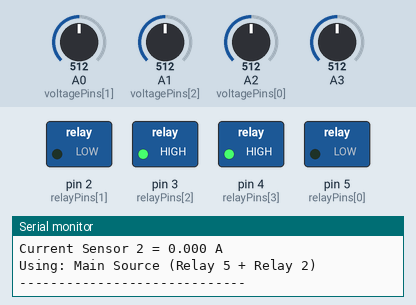
A sketch run on a simulated Arduino Uno, built with avr-gcc and run on an emulated ATmega328P. On the bench: switched loads named in the sketch (green lamp = pin HIGH), the last lines printed to the serial monitor. The test bench sets the inputs (shaded band); at power-on: A2 (voltagePins[0]) = 512, A0 (voltagePins[1]) = 512, A1 (voltagePins[2]) = 512, A3 = 512.

Above: at 1.2 s.
1.3 s: A2 (voltagePins[0]) set to 474
2.8 s: A2 (voltagePins[0]) set to 453
At 5.6 s:
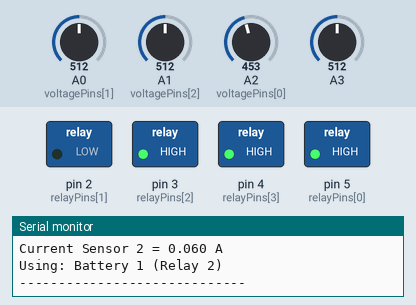
5.9 s: A0 (voltagePins[1]) set to 476
8.3 s: A0 (voltagePins[1]) set to 444
At 10.9 s:
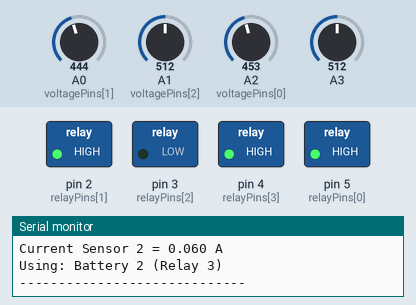
11.3 s: A1 (voltagePins[2]) set to 472
13.7 s: A1 (voltagePins[2]) set to 444
At 15.8 s:
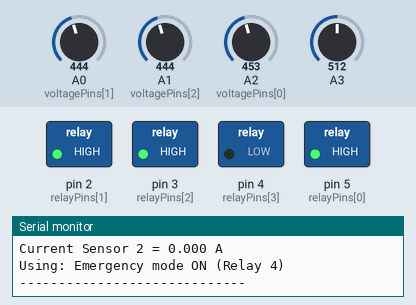
Timing chart, 0 to 17.3 s (numbered marks = the images above; inputs shaded):
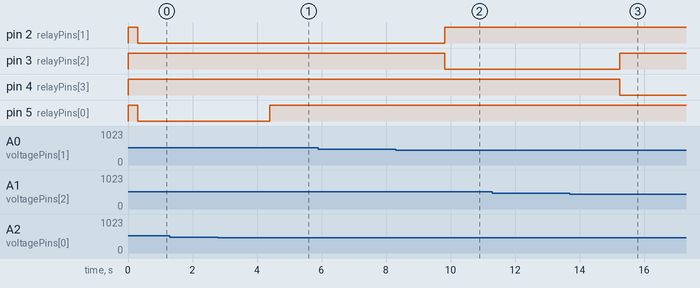

The sketch:

project_code.ino
```cpp
const int offset = 20; // Voltage sensor calibration offset

const int relayPins[] = {5, 2, 3, 4};  // Relay pins: Main, Battery1, Battery2, Emergency
const int voltagePins[] = {A2, A0, A1}; // Voltage sensor pins: Main, Battery1, Battery2
const float thresholds[] = {11.5, 11.5, 11.5}; // Voltage threshold for each source
const int currentSensor1 = A3; // Analog pin for current sensor 1

const float vcc = 5.0;    // Arduino operating voltage (V)
const int adcMax = 1023;  // ADC resolution
const float sens1 = 0.0635; // Sensitivity of ACS current sensor (V/A)

void setup() {
  Serial.begin(9600); // Start serial communication at 9600 baud rate

  // Initialize relay pins as outputs and turn them OFF (HIGH state)
  for (int i = 0; i < 4; i++) {
    pinMode(relayPins[i], OUTPUT); // Set relay pin as output
    digitalWrite(relayPins[i], HIGH); // Turn relay OFF
  }
}

void loop() {
  float voltages[3]; // Array to store voltage readings

  // Read voltage from each sensor
  for (int i = 0; i < 3; i++) {
    int raw = analogRead(voltagePins[i]); // Read analog value
    voltages[i] = (map(raw, 0, 1023, 0, 2500) + offset) / 100.0; // Convert to voltage (V)
  }

  // Read current from sensor 1
  float current1 = readCurrent(currentSensor1);

  // Simulate current for Battery 1: 0.06A if relay is ON, else 0.0A
  float current2 = digitalRead(relayPins[1]) == LOW ? 0.06 : 0.0;

  // Labels for each voltage source
  const char* labels[] = {"Main", "Battery 1", "Battery 2"};

  // Print voltage readings
  for (int i = 0; i < 3; i++) {
    Serial.print(labels[i]);
    Serial.print(" Voltage = ");
    Serial.print(voltages[i]);
    Serial.println(" V");
  }

  // Print current readings
  Serial.print("Current Sensor 1 = ");
  Serial.print(current1, 3);
  Serial.println(" A");

  Serial.print("Current Sensor 2 = ");
  Serial.print(current2, 3);
  Serial.println(" A");

  // Select default source as Emergency mode
  int selected = 3;

  // Check each source voltage and select the first with voltage >= threshold
  for (int i = 0; i < 3; i++) {
    if (voltages[i] >= thresholds[i]) {
      selected = i;
      break;
    }
  }

  // Activate relays based on the selected source
  for (int i = 0; i < 4; i++) {
    if (selected == 0 && (i == 0 || i == 1)) {
      // If Main source is selected → turn ON relay for Main (Pin 5) and Battery 1 (Pin 2)
      digitalWrite(relayPins[i], LOW);
    } else {
      // For other cases → turn ON only the selected relay, others OFF
      digitalWrite(relayPins[i], i == selected ? LOW : HIGH);
    }
  }

  // Print the currently used source
  Serial.print("Using: ");
  Serial.println(selected == 0 ? "Main Source (Relay 5 + Relay 2)" :
                 selected == 1 ? "Battery 1 (Relay 2)" :
                 selected == 2 ? "Battery 2 (Relay 3)" :
                                 "Emergency mode ON (Relay 4)");

  Serial.println("-----------------------------");

  delay(1000); // Wait 1 second before next loop
}

// Function to read current from ACS sensor
float readCurrent(int pin) {
  float total = 0;

  // Take 1000 samples for accuracy
  for (int i = 0; i < 1000; i++) {
    total += analogRead(pin); // Read analog value
    delayMicroseconds(100); // Small delay between samples
  }

  float avg = total / 1000.0; // Average reading
  float voltage = (avg / adcMax) * vcc; // Convert ADC reading to voltage
  float current = (voltage - (vcc / 2)) / sens1; // Convert voltage to current (A)

  return abs(current) < 0.1 ? 0.0 : current; // Ignore noise below 0.1A
}
```

Measured:
- the behaviour switches between 463 and 462 on A2 (voltagePins[0]) (found by bisection; images 0 and 1)
- the behaviour switches between 463 and 462 on A0 (voltagePins[1]) (found by bisection; images 1 and 2)
- the behaviour switches between 463 and 462 on A1 (voltagePins[2]) (found by bisection; images 2 and 3)
- after the input at 2.8 s, pin 5 (relayPins[0]): LOW → HIGH after 1.6 s
- after the input at 8.3 s, pin 2 (relayPins[1]): LOW → HIGH after 1.5 s; pin 3 (relayPins[2]): HIGH → LOW after 1.5 s
- after the input at 13.7 s, pin 3 (relayPins[2]): LOW → HIGH after 1.6 s; pin 4 (relayPins[3]): HIGH → LOW after 1.6 s
